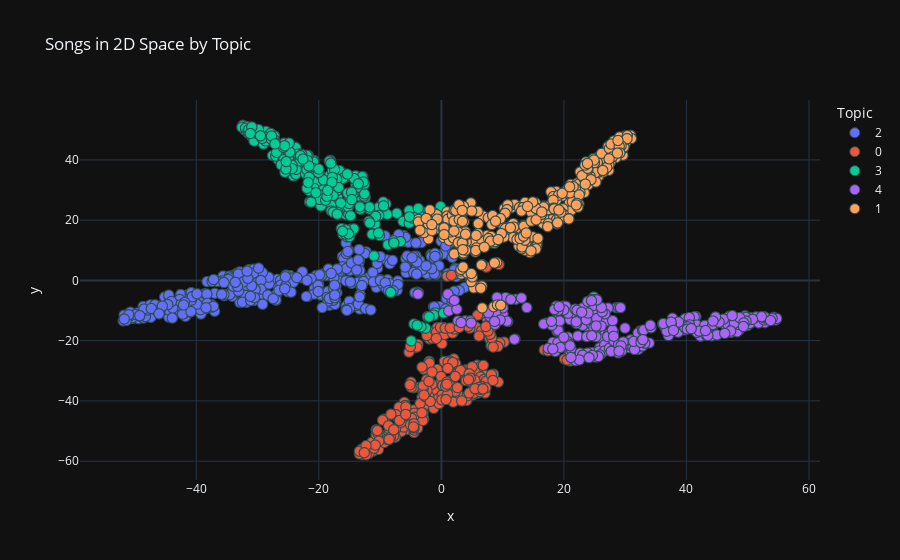

Source (notebook cell):
### Code cell
import plotly.express as px

fig = px.scatter(
    filtered_df,
    x=document_tsne_results[:, 0],
    y=document_tsne_results[:, 1],
    color=filtered_df['Topic Model'].astype(str),  # Convert topics to string for coloring
    hover_data=['Song', 'Artist'],  # Assuming these columns exist in _df
    title="Songs in 2D Space by Topic",
    labels={"color": "Topic"}
)

fig.update_traces(marker=dict(size=10, line=dict(width=1, color='DarkSlateGrey')))
fig.show()

### Figure 1 — Plotly figure (JSON) as saved in the notebook; plotly's stock layout.template omitted (floating-point values rounded to 4 significant figures; data arrays with more than 128 entries replaced by an {"elided": "..."} marker saying what was removed)
{"data": [{"customdata": {"elided": "379x2 str values"}, "hovertemplate": "Topic=2<br>x=%{x}<br>y=%{y}<br>Song=%{customdata[0]}<br>Artist=%{customdata[1]}<extra></extra>", "legendgroup": "2", "marker": {"color": "#636efa", "symbol": "circle", "line": {"color": "DarkSlateGrey", "width": 1}, "size": 10}, "mode": "markers", "name": "2", "showlegend": true, "x": {"elided": "379 float values"}, "xaxis": "x", "y": {"elided": "379 float values"}, "yaxis": "y", "type": "scattergl"}, {"customdata": {"elided": "277x2 str values"}, "hovertemplate": "Topic=0<br>x=%{x}<br>y=%{y}<br>Song=%{customdata[0]}<br>Artist=%{customdata[1]}<extra></extra>", "legendgroup": "0", "marker": {"color": "#EF553B", "symbol": "circle", "line": {"color": "DarkSlateGrey", "width": 1}, "size": 10}, "mode": "markers", "name": "0", "showlegend": true, "x": {"elided": "277 float values"}, "xaxis": "x", "y": {"elided": "277 float values"}, "yaxis": "y", "type": "scattergl"}, {"customdata": {"elided": "253x2 str values"}, "hovertemplate": "Topic=3<br>x=%{x}<br>y=%{y}<br>Song=%{customdata[0]}<br>Artist=%{customdata[1]}<extra></extra>", "legendgroup": "3", "marker": {"color": "#00cc96", "symbol": "circle", "line": {"color": "DarkSlateGrey", "width": 1}, "size": 10}, "mode": "markers", "name": "3", "showlegend": true, "x": {"elided": "253 float values"}, "xaxis": "x", "y": {"elided": "253 float values"}, "yaxis": "y", "type": "scattergl"}, {"customdata": {"elided": "291x2 str values"}, "hovertemplate": "Topic=4<br>x=%{x}<br>y=%{y}<br>Song=%{customdata[0]}<br>Artist=%{customdata[1]}<extra></extra>", "legendgroup": "4", "marker": {"color": "#ab63fa", "symbol": "circle", "line": {"color": "DarkSlateGrey", "width": 1}, "size": 10}, "mode": "markers", "name": "4", "showlegend": true, "x": {"elided": "291 float values"}, "xaxis": "x", "y": {"elided": "291 float values"}, "yaxis": "y", "type": "scattergl"}, {"customdata": {"elided": "315x2 str values"}, "hovertemplate": "Topic=1<br>x=%{x}<br>y=%{y}<br>Song=%{customdata[0]}<br>Artist=%{customdata[1]}<extra></extra>", "legendgroup": "1", "marker": {"color": "#FFA15A", "symbol": "circle", "line": {"color": "DarkSlateGrey", "width": 1}, "size": 10}, "mode": "markers", "name": "1", "showlegend": true, "x": {"elided": "315 float values"}, "xaxis": "x", "y": {"elided": "315 float values"}, "yaxis": "y", "type": "scattergl"}], "layout": {"xaxis": {"anchor": "y", "domain": [0.0, 1.0], "title": {"text": "x"}}, "yaxis": {"anchor": "x", "domain": [0.0, 1.0], "title": {"text": "y"}}, "legend": {"title": {"text": "Topic"}, "tracegroupgap": 0}, "title": {"text": "Songs in 2D Space by Topic"}}}
